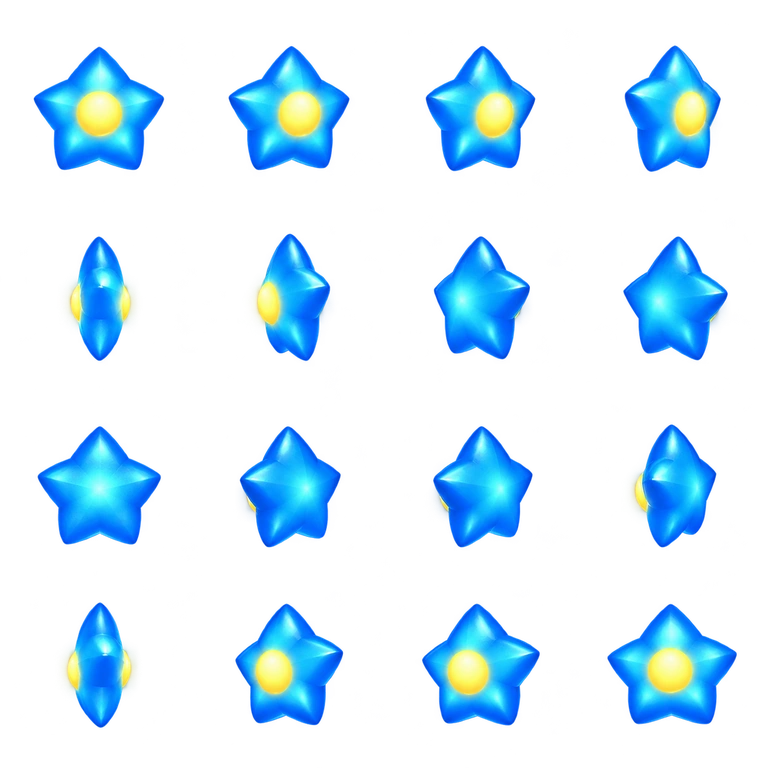
#> input picture HaqiCombatSim/assets/adventure/effects/magic-star-blue-16.webp, 768 x 768 px
$ python prepare_magic_star.py ../assets/adventure/effects/magic-star-blue-16.webp
#> lines starting #> are read from the running program, lines starting #| are printed output that depends on the picture
"""Validate and encode a generated 4x4 magic-star sheet; preserve alpha and grid."""
import argparse
import hashlib
import io
import json
from pathlib import Path
from PIL import Image

ROOT = Path(__file__).resolve().parents[1]


def prepare(source, idle=False, levels=False):
#> called with idle = False, levels = False
    image = Image.open(source).convert('RGBA')
#> image is the input picture: PIL image 768x768 RGBA; mean R, G, B, A 11.8, 38.6, 62.9, 52.8
    assert image.width == image.height, 'Expected square 4x4 sheet'
    assert image.getchannel('A').getextrema()[0] == 0, 'Expected genuine transparent alpha'
    # One uniform rescale preserves the frame centers, relative scale and motion.
    max_edge = 512 if levels else 768
    if image.width > max_edge:
        image = image.resize((max_edge, max_edge), Image.Resampling.LANCZOS)
    assert image.width % 4 == 0, 'Encoded dimensions must divide into four equal cells'
    master = image
    accepted = False
    for edge in ([512, 384, 320, 256] if levels else [image.width]):
        image = master if master.width == edge else master.resize((edge, edge), Image.Resampling.LANCZOS)
        for quality in [None, 95, 90, 85, 80, 75, 70]:
            stream = io.BytesIO()
            image.save(stream, format='WEBP', lossless=quality is None, quality=quality or 100, method=6, exact=True)
            encoded = stream.getvalue()
            if len(encoded) < (32000 if levels else 200001):
                accepted = True
                break
        if accepted:
            break
    if not accepted:
        raise ValueError('Sheet exceeds its byte budget; review before reducing it further')
    result = Image.open(io.BytesIO(encoded)).convert('RGBA')
    cell = result.width // 4
#> cell = 192
    bounds = []
    for i in range(16):
        alpha = result.crop((i % 4 * cell, i // 4 * cell, (i % 4 + 1) * cell, (i // 4 + 1) * cell)).getchannel('A')
        # Measure the visible body, excluding extremely faint generated bloom.
        # Keep the delivered alpha intact; do not key or erase the generated glow.
        box = alpha.point(lambda a: 255 if a >= 32 else 0).getbbox()
        margin = 0 if levels else 2
        assert box and min(box[:2]) > margin and max(box[2:]) < cell - margin, f'Frame {i} empty or touches boundary: {box}'
        bounds.append(box)
#> this loop made 16 passes
#> box on passes 1 to 12: (33, 46, 164, 170), (36, 46, 158, 170), (41, 46, 152, 171), (48, 45, 145, 172), (67, 44, 135, 169), (62, 41, 139, 169), (50, 44, 146, 168), (47, 44, 152, 169), (37, 42, 161, 161), (47, 42, 149, 164), (49, 42, 149, 164), (55, 40, 141, 164)
#> pass 1, in prepare, `alpha = result.crop((i % 4 * cell, i // 4 * cell, (i % 4 + 1) * cell, ..`:
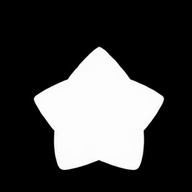
#> alpha: PIL image 192x192 L; min 0, max 255, mean 67.7
#> pass 2, in prepare, `alpha = result.crop((i % 4 * cell, i // 4 * cell, (i % 4 + 1) * cell, ..`:
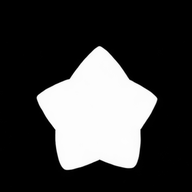
#> alpha: PIL image 192x192 L; min 0, max 255, mean 63.6
#> pass 3, in prepare, `alpha = result.crop((i % 4 * cell, i // 4 * cell, (i % 4 + 1) * cell, ..`:
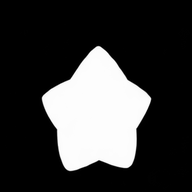
#> alpha: PIL image 192x192 L; min 0, max 255, mean 58.9
#> after the loop, bounds = 16 items, first 6: (33, 46, 164, 170), (36, 46, 158, 170), (41, 46, 152, 171), (48, 45, 145, 172), (67, 44, 135, 169), (62, 41, 139, 169)
    filename = 'magic-star-blue-idle-16.webp' if idle else 'magic-star-blue-16.webp'
    if levels:
        filename = 'magic-star-vip-levels-16.webp'
    target = ROOT / 'assets/adventure/effects' / filename
    target.parent.mkdir(parents=True, exist_ok=True)
    target.write_bytes(encoded)
    metadata = {
        'version': 1, 'name': '蓝色魔法星正面软弹待机' if idle else '蓝色魔法星循环图集', 'local': target.relative_to(ROOT).as_posix(),
        'animation': 'front-facing-wiggle' if idle else 'turntable',
        'cdn': None, 'width': result.width, 'height': result.height, 'columns': 4, 'rows': 4,
        'frameCount': 16, 'frameWidth': cell, 'frameHeight': cell,
        'frameOrder': 'row-major', 'fps': 10, 'loopDurationMs': 1600, 'frameBounds': bounds, 'boundsAlphaThreshold': 32,
        'bytes': len(encoded), 'sha256': hashlib.sha256(encoded).hexdigest(),
        'encoding': 'lossless' if quality is None else f'quality-{quality}',
        'source': {'kind': 'imagegen-reinterpretation', 'generatedSha256': hashlib.sha256(source.read_bytes()).hexdigest(),
                   'originalModel': 'character/v5/11vip/MagicStar/MagicStar.x',
#> (the run stopped early here; a loop or call above may not have finished)
